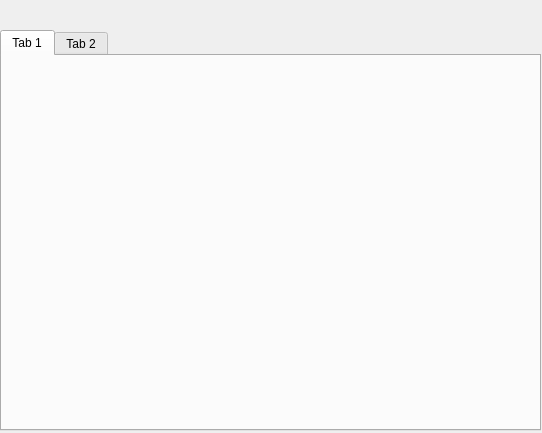
<?xml version="1.0" encoding="UTF-8"?>
<ui version="4.0">
 <class>Dialog</class>
 <widget class="QDialog" name="Dialog">
  <property name="geometry">
   <rect>
    <x>0</x>
    <y>0</y>
    <width>542</width>
    <height>433</height>
   </rect>
  </property>
  <property name="windowTitle">
   <string>Dialog</string>
  </property>
  <widget class="QTabWidget" name="tabWidget">
   <property name="geometry">
    <rect>
     <x>0</x>
     <y>30</y>
     <width>541</width>
     <height>401</height>
    </rect>
   </property>
   <property name="currentIndex">
    <number>0</number>
   </property>
   <widget class="QWidget" name="tab">
    <attribute name="title">
     <string>Tab 1</string>
    </attribute>
   </widget>
   <widget class="QWidget" name="tab_2">
    <attribute name="title">
     <string>Tab 2</string>
    </attribute>
   </widget>
  </widget>
 </widget>
 <resources/>
 <connections/>
</ui>
